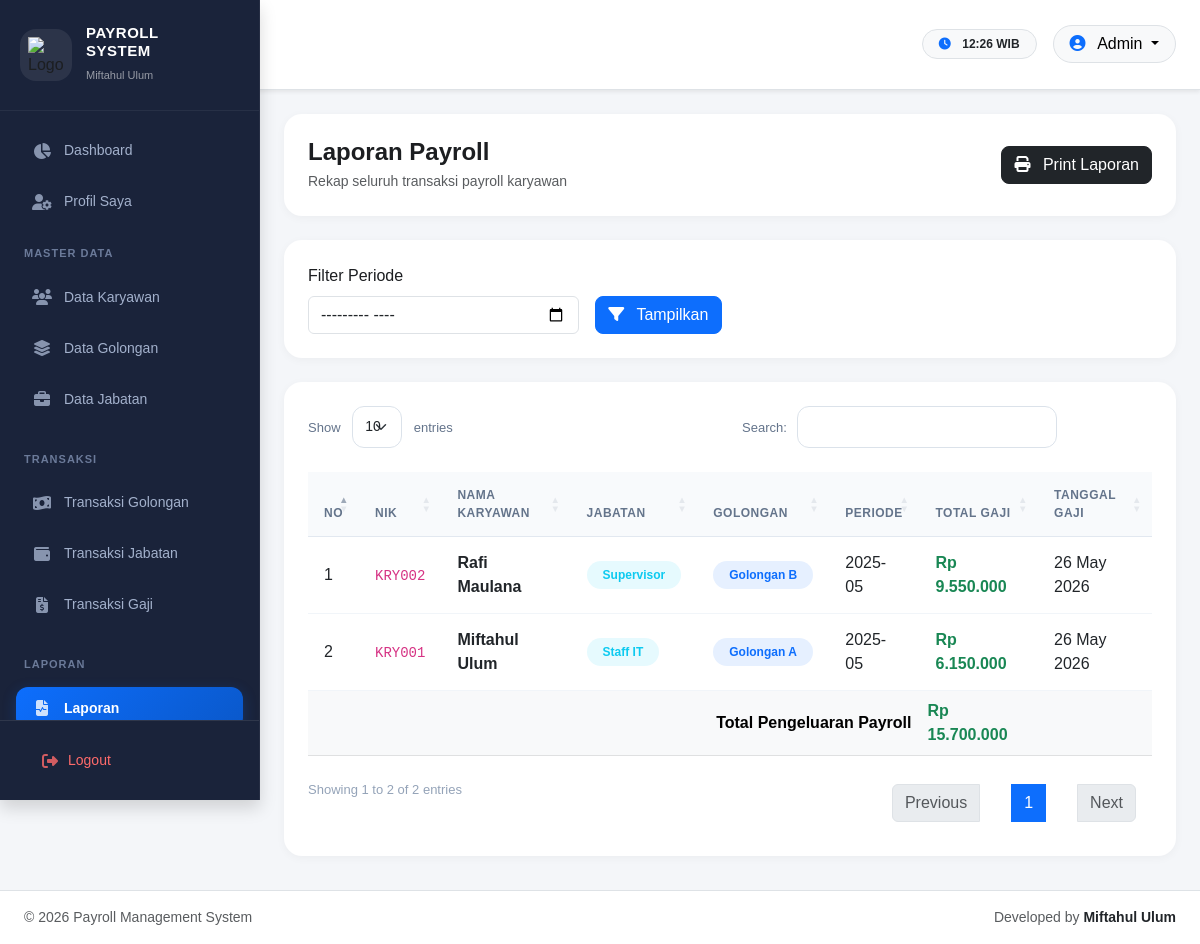
/index.php?page=laporan (signed in), run on the app's committed database.
### tables this page shows
CREATE TABLE transaksi_gaji (
id_gaji INT AUTO_INCREMENT PRIMARY KEY,

id_karyawan INT NOT NULL,

periode VARCHAR(20) NOT NULL,

gaji_pokok BIGINT NOT NULL DEFAULT 0,
tunjangan_jabatan BIGINT NOT NULL DEFAULT 0,
tunjangan_golongan BIGINT NOT NULL DEFAULT 0,

bonus BIGINT NOT NULL DEFAULT 0,
potongan BIGINT NOT NULL DEFAULT 0,

total_gaji BIGINT NOT NULL DEFAULT 0,

tanggal_gaji DATETIME NOT NULL,

created_at TIMESTAMP DEFAULT CURRENT_TIMESTAMP,

CONSTRAINT fk_gaji_karyawan
FOREIGN KEY (id_karyawan)
REFERENCES karyawan(id_karyawan)
ON DELETE CASCADE
);

CREATE TABLE karyawan (
id_karyawan INT AUTO_INCREMENT PRIMARY KEY,
nik VARCHAR(50) NOT NULL UNIQUE,
nama_karyawan VARCHAR(150) NOT NULL,
email VARCHAR(150) NULL,
no_hp VARCHAR(20) NULL,
alamat TEXT NULL,
jenis_kelamin ENUM('Laki-laki','Perempuan') NULL,
tanggal_masuk DATE NULL,
foto VARCHAR(255) NULL,
created_at TIMESTAMP DEFAULT CURRENT_TIMESTAMP
);

CREATE TABLE jabatan (
id_jabatan INT AUTO_INCREMENT PRIMARY KEY,
nama_jabatan VARCHAR(100) NOT NULL,
gaji_pokok BIGINT NOT NULL DEFAULT 0,
tunjangan_jabatan BIGINT NOT NULL DEFAULT 0,
created_at TIMESTAMP DEFAULT CURRENT_TIMESTAMP
);

CREATE TABLE golongan (
id_golongan INT AUTO_INCREMENT PRIMARY KEY,
nama_golongan VARCHAR(100) NOT NULL,
tunjangan_golongan BIGINT NOT NULL DEFAULT 0,
created_at TIMESTAMP DEFAULT CURRENT_TIMESTAMP
);

### pages/laporan/laporan.php (the view, shortened to what this page needs)
<?php
$filterPeriode = trim($_GET['periode'] ?? '');
?>
<div class="card-dashboard p-4 mb-4">
    <div class="d-flex justify-content-between align-items-center flex-wrap gap-3">
        <div>
            <h4 class="fw-bold mb-1">
                Laporan Payroll
            </h4>
            <p class="text-muted small mb-0">
                Rekap seluruh transaksi payroll karyawan
            </p>
        </div>
        <button onclick="window.print()" class="btn btn-dark rounded-3">
            <i class="fa-solid fa-print me-2"></i>
            Print Laporan
        </button>
    </div>
</div>
<div class="card-dashboard p-4 mb-4">
    <form method="GET">
        <div class="row g-3 align-items-end">
            <div class="col-md-4">
                <label class="form-label">
                    Filter Periode
                </label>
                <input type="month" name="periode" class="form-control" value="<?= $filterPeriode ?>">
            </div>
            <div class="col-md-2 d-grid">
                <button type="submit" class="btn btn-primary rounded-3">
                    <i class="fa-solid fa-filter me-2"></i>
                    Tampilkan
                </button>
            </div>
        </div>
    </form>
</div>
<div class="card-dashboard p-4">
    <div class="table-responsive">
        <table class="table table-hover align-middle datatable">
            <thead class="table-light">
                <tr>
                    <th width="5%">
                        No
                    </th>
                    <th>
                        NIK
                    </th>
                    <th>
                        Nama Karyawan
                    </th>
                    <th>
                        Jabatan
                    </th>
                    <th>
                        Golongan
                    </th>
                    <th>
                        Periode
                    </th>
                    <th>
                        Total Gaji
                    </th>
                    <th>
                        Tanggal Gaji
                    </th>
                </tr>
            </thead>
            <tbody>
                <?php
                $where = '';
                $sql = mysqli_query(
                    $koneksi,
                    "SELECT
                        tg.*,
                        k.nik,
                        k.nama_karyawan,
                        j.nama_jabatan,
                        g.nama_golongan
                     FROM transaksi_gaji tg
                     INNER JOIN karyawan k
                        ON tg.id_karyawan =
                           k.id_karyawan
                     INNER JOIN transaksi_jabatan tj
                        ON k.id_karyawan =
                           tj.id_karyawan
                     INNER JOIN jabatan j
                        ON tj.id_jabatan =
                           j.id_jabatan
                     INNER JOIN transaksi_golongan trg
                        ON k.id_karyawan =
                           trg.id_karyawan
                     INNER JOIN golongan g
                        ON trg.id_golongan =
                           g.id_golongan
                     $where
                     ORDER BY
                        tg.id_gaji DESC"
                );
                $no = 1;
                $grandTotal = 0;
                while ($row = mysqli_fetch_assoc($sql)) {
                    $grandTotal +=
                        $row['total_gaji'];
                ?>
                <tr>
                    <td>
                        <?= $no++ ?>
                    </td>
                    <td>
                        <code>
                            <?= $row['nik'] ?>
                        </code>
                    </td>
                    <td class="fw-semibold">
                        <?= $row['nama_karyawan'] ?>
                    </td>
                    <td>
                        <span class="badge bg-info bg-opacity-10 text-info px-3 py-2 rounded-pill">
                            <?= $row['nama_jabatan'] ?>
                        </span>
                    </td>
                    <td>
                        <span class="badge bg-primary bg-opacity-10 text-primary px-3 py-2 rounded-pill">
                            <?= $row['nama_golongan'] ?>
                        </span>
                    </td>
                    <td>
                        <?= $row['periode'] ?>
                    </td>
                    <td class="fw-bold text-success">
                        Rp
                        <?= number_format($row['total_gaji'], 0, ',', '.') ?>
                    </td>
                    <td>
                        <?= date('d M Y', strtotime($row['tanggal_gaji'])) ?>
                    </td>
                </tr>
                <?php } ?>
            </tbody>
            <tfoot class="table-light">
                <tr>
                    <th colspan="6" class="text-end">
                        Total Pengeluaran Payroll
                    </th>
                    <th class="text-success fw-bold">
                        Rp
                        <?= number_format($grandTotal, 0, ',', '.') ?>
                    </th>
                    <th></th>
                </tr>
            </tfoot>
        </table>
    </div>
</div>

### data on the page
transaksi_gaji: id_karyawan.nik "KRY002", id_karyawan.nama_karyawan "Rafi Maulana", jabatan.nama_jabatan "Supervisor", golongan.nama_golongan "Golongan B", periode "2025-05", total_gaji "9.550.000", tanggal_gaji "26 May 2026"
transaksi_gaji: id_karyawan.nik "KRY001", id_karyawan.nama_karyawan "Miftahul Ulum", jabatan.nama_jabatan "Staff IT", golongan.nama_golongan "Golongan A", periode "2025-05", total_gaji "6.150.000", tanggal_gaji "26 May 2026"

### other printed values
$_SESSION['role'] "Admin"
$grandTotal "15.700.000"
